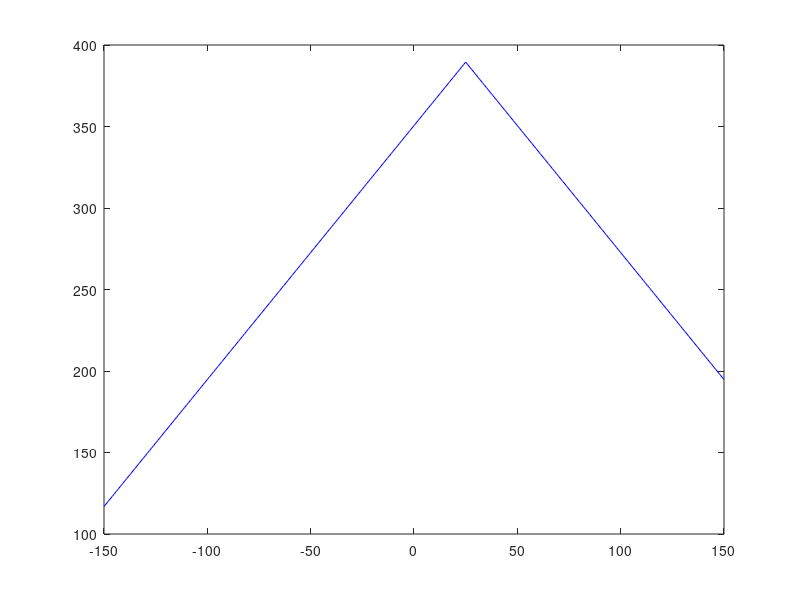

Source code (MATLAB): (Note: this script raises an error after producing the figure.)
% Constants and Parameters
eta_cells = 0.283;
eta_packing = 0.9;
eta_Losses = 0.85;
TRef = 25;
beta = -0.004;
A = 0.661;
G = 1361;
P_required = 235;

% Temperature Range
T = -150:1:150;
dT = abs(T - TRef);

% Calculate Power
P_incident = G * A; % cos(theta)=1 since theta=0
eta_temp = 1 + beta * dT;
eta_Panel = eta_cells * eta_temp * eta_packing * eta_Losses;
P_output = 2 * P_incident .* eta_Panel;

% Plot Results
figure;
plot(T, P_output, 'b-');
yline(P_required, 'k--', 'DisplayName', 'Required Power = 235 W');

grid on;
xlabel('Temperature (°C)');
ylabel('Total Power (W)');
title('Effect of Temperature on Satellite Solar Panel Output Power');
legend show;

legend(["data1", "Required Power = 235 W"], "Position", [0.3267 0.1769 0.5468, 0.1159])

% Find Temperature Range Meeting Power Requirement
valid_T = T(P_output >= P_required);
fprintf('Beta -0.4%%: Temperature Range Achieving >= 235 W: %d°C to %d°C\n', min(valid_T), max(valid_T));